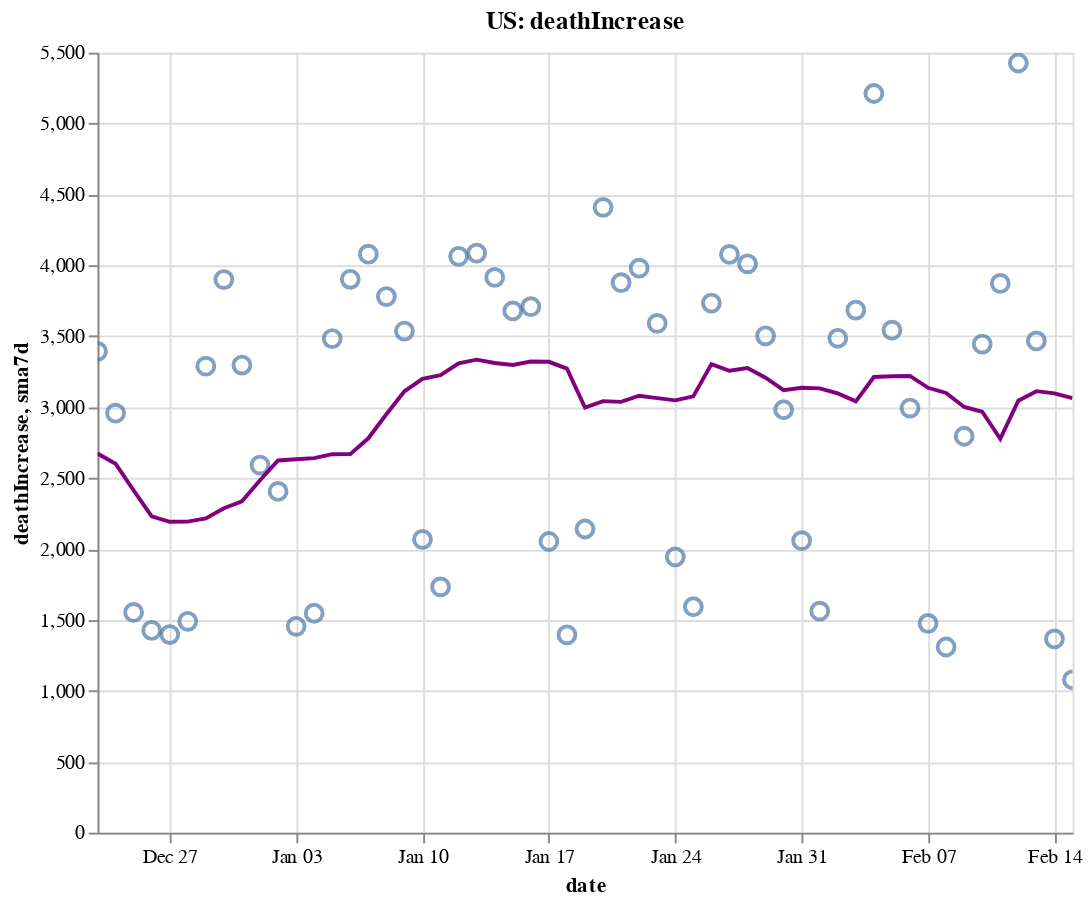

Source (notebook cell):
### Code cell
create_plot(us, 'deathIncrease')

### Figure 1 — Vega-Lite specification as saved in the notebook (floating-point values rounded to 4 significant figures)
{"config": {"view": {"continuousWidth": 400, "continuousHeight": 300}}, "layer": [{"layer": [{"mark": {"type": "point", "size": 75}, "encoding": {"tooltip": [{"type": "temporal", "field": "date"}, {"type": "quantitative", "field": "deathIncrease"}, {"type": "quantitative", "field": "sma7d"}], "x": {"type": "temporal", "field": "date"}, "y": {"type": "quantitative", "field": "deathIncrease"}}, "selection": {"selector006": {"type": "interval", "bind": "scales", "encodings": ["x", "y"]}}}, {"mark": {"type": "line", "color": "purple"}, "encoding": {"x": {"type": "temporal", "field": "date"}, "y": {"type": "quantitative", "field": "sma7d"}}}]}, {"mark": {"type": "rule", "color": "#aaa"}, "encoding": {"x": {"type": "temporal", "field": "date"}}, "transform": [{"filter": {"selection": "selector005"}}]}, {"mark": "circle", "encoding": {"opacity": {"condition": {"value": 1, "selection": "selector005"}, "value": 0}, "tooltip": [{"type": "temporal", "field": "date"}, {"type": "quantitative", "field": "deathIncrease"}, {"type": "quantitative", "field": "sma7d"}], "x": {"type": "temporal", "field": "date"}, "y": {"type": "quantitative", "field": "deathIncrease"}}, "selection": {"selector005": {"type": "single", "encodings": ["x"], "on": "mouseover", "nearest": true, "empty": "none"}}}, {"mark": {"type": "text", "align": "left", "dx": 5, "dy": -5, "stroke": "white", "strokeWidth": 2}, "encoding": {"text": {"type": "quantitative", "field": "deathIncrease"}, "tooltip": [{"type": "temporal", "field": "date"}, {"type": "quantitative", "field": "deathIncrease"}, {"type": "quantitative", "field": "sma7d"}], "x": {"type": "temporal", "field": "date"}, "y": {"type": "quantitative", "field": "deathIncrease"}}, "transform": [{"filter": {"selection": "selector005"}}]}, {"mark": {"type": "text", "align": "left", "dx": 5, "dy": -5}, "encoding": {"text": {"type": "quantitative", "field": "deathIncrease"}, "tooltip": [{"type": "temporal", "field": "date"}, {"type": "quantitative", "field": "deathIncrease"}, {"type": "quantitative", "field": "sma7d"}], "x": {"type": "temporal", "field": "date"}, "y": {"type": "quantitative", "field": "deathIncrease"}}, "transform": [{"filter": {"selection": "selector005"}}]}], "data": {"name": "data-6172cd81d342506bc7fe6cae5307445b"}, "height": 400, "title": "US: deathIncrease", "width": 500, "$schema": "https://vega.github.io/schema/vega-lite/v4.8.1.json", "datasets": {"data-6172cd81d342506bc7fe6cae5307445b": [{"date": "2020-12-23T00:00:00", "totalTestResultsIncrease": 1780000.0, "positiveIncrease": 224500.0, "death": 317500.0, "deathIncrease": 3393.0, "positiveRate": 0.126, "state": "US", "sma7d": 2674.0}, {"date": "2020-12-24T00:00:00", "totalTestResultsIncrease": 1973000.0, "positiveIncrease": 206700.0, "death": 320400.0, "deathIncrease": 2958.0, "positiveRate": 0.105, "state": "US", "sma7d": 2601.0}, {"date": "2020-12-25T00:00:00", "totalTestResultsIncrease": 1416000.0, "positiveIncrease": 126800.0, "death": 322000.0, "deathIncrease": 1553.0, "positiveRate": 0.09, "state": "US", "sma7d": 2414.0}, {"date": "2020-12-26T00:00:00", "totalTestResultsIncrease": 2158000.0, "positiveIncrease": 190600.0, "death": 323400.0, "deathIncrease": 1426.0, "positiveRate": 0.088, "state": "US", "sma7d": 2231.0}, {"date": "2020-12-27T00:00:00", "totalTestResultsIncrease": 1371000.0, "positiveIncrease": 153500.0, "death": 324800.0, "deathIncrease": 1397.0, "positiveRate": 0.112, "state": "US", "sma7d": 2192.0}, {"date": "2020-12-28T00:00:00", "totalTestResultsIncrease": 1493000.0, "positiveIncrease": 164100.0, "death": 326300.0, "deathIncrease": 1490.0, "positiveRate": 0.11, "state": "US", "sma7d": 2193.0}, {"date": "2020-12-29T00:00:00", "totalTestResultsIncrease": 1322000.0, "positiveIncrease": 199700.0, "death": 329600.0, "deathIncrease": 3289.0, "positiveRate": 0.151, "state": "US", "sma7d": 2215.0}, {"date": "2020-12-30T00:00:00", "totalTestResultsIncrease": 1568000.0, "positiveIncrease": 229500.0, "death": 333500.0, "deathIncrease": 3900.0, "positiveRate": 0.146, "state": "US", "sma7d": 2288.0}, {"date": "2020-12-31T00:00:00", "totalTestResultsIncrease": 1786000.0, "positiveIncrease": 226200.0, "death": 336800.0, "deathIncrease": 3297.0, "positiveRate": 0.127, "state": "US", "sma7d": 2336.0}, {"date": "2021-01-01T00:00:00", "totalTestResultsIncrease": 1395000.0, "positiveIncrease": 182900.0, "death": 339400.0, "deathIncrease": 2592.0, "positiveRate": 0.131, "state": "US", "sma7d": 2484.0}, {"date": "2021-01-02T00:00:00", "totalTestResultsIncrease": 2104000.0, "positiveIncrease": 280300.0, "death": 341800.0, "deathIncrease": 2406.0, "positiveRate": 0.133, "state": "US", "sma7d": 2624.0}, {"date": "2021-01-03T00:00:00", "totalTestResultsIncrease": 1430000.0, "positiveIncrease": 208500.0, "death": 343300.0, "deathIncrease": 1455.0, "positiveRate": 0.146, "state": "US", "sma7d": 2633.0}, {"date": "2021-01-04T00:00:00", "totalTestResultsIncrease": 1582000.0, "positiveIncrease": 179600.0, "death": 344800.0, "deathIncrease": 1547.0, "positiveRate": 0.114, "state": "US", "sma7d": 2641.0}, {"date": "2021-01-05T00:00:00", "totalTestResultsIncrease": 1715000.0, "positiveIncrease": 219100.0, "death": 348300.0, "deathIncrease": 3484.0, "positiveRate": 0.128, "state": "US", "sma7d": 2669.0}, {"date": "2021-01-06T00:00:00", "totalTestResultsIncrease": 1638000.0, "positiveIncrease": 250200.0, "death": 352200.0, "deathIncrease": 3902.0, "positiveRate": 0.153, "state": "US", "sma7d": 2669.0}, {"date": "2021-01-07T00:00:00", "totalTestResultsIncrease": 1946000.0, "positiveIncrease": 272000.0, "death": 356300.0, "deathIncrease": 4079.0, "positiveRate": 0.14, "state": "US", "sma7d": 2781.0}, {"date": "2021-01-08T00:00:00", "totalTestResultsIncrease": 2164000.0, "positiveIncrease": 295100.0, "death": 360000.0, "deathIncrease": 3780.0, "positiveRate": 0.136, "state": "US", "sma7d": 2950.0}, {"date": "2021-01-09T00:00:00", "totalTestResultsIncrease": 2112000.0, "positiveIncrease": 269400.0, "death": 363600.0, "deathIncrease": 3537.0, "positiveRate": 0.128, "state": "US", "sma7d": 3112.0}, {"date": "2021-01-10T00:00:00", "totalTestResultsIncrease": 2025000.0, "positiveIncrease": 228700.0, "death": 365700.0, "deathIncrease": 2068.0, "positiveRate": 0.113, "state": "US", "sma7d": 3200.0}, {"date": "2021-01-11T00:00:00", "totalTestResultsIncrease": 1867000.0, "positiveIncrease": 195300.0, "death": 367400.0, "deathIncrease": 1733.0, "positiveRate": 0.105, "state": "US", "sma7d": 3226.0}, {"date": "2021-01-12T00:00:00", "totalTestResultsIncrease": 1959000.0, "positiveIncrease": 218000.0, "death": 371400.0, "deathIncrease": 4064.0, "positiveRate": 0.111, "state": "US", "sma7d": 3309.0}, {"date": "2021-01-13T00:00:00", "totalTestResultsIncrease": 1840000.0, "positiveIncrease": 224500.0, "death": 375500.0, "deathIncrease": 4087.0, "positiveRate": 0.122, "state": "US", "sma7d": 3335.0}, {"date": "2021-01-14T00:00:00", "totalTestResultsIncrease": 2044000.0, "positiveIncrease": 225600.0, "death": 379500.0, "deathIncrease": 3915.0, "positiveRate": 0.11, "state": "US", "sma7d": 3312.0}, {"date": "2021-01-15T00:00:00", "totalTestResultsIncrease": 2322000.0, "positiveIncrease": 246500.0, "death": 383100.0, "deathIncrease": 3679.0, "positiveRate": 0.106, "state": "US", "sma7d": 3298.0}, {"date": "2021-01-16T00:00:00", "totalTestResultsIncrease": 2079000.0, "positiveIncrease": 218100.0, "death": 386800.0, "deathIncrease": 3709.0, "positiveRate": 0.105, "state": "US", "sma7d": 3322.0}, {"date": "2021-01-17T00:00:00", "totalTestResultsIncrease": 1893000.0, "positiveIncrease": 187200.0, "death": 388900.0, "deathIncrease": 2053.0, "positiveRate": 0.099, "state": "US", "sma7d": 3320.0}, {"date": "2021-01-18T00:00:00", "totalTestResultsIncrease": 2116000.0, "positiveIncrease": 150800.0, "death": 390300.0, "deathIncrease": 1395.0, "positiveRate": 0.071, "state": "US", "sma7d": 3272.0}, {"date": "2021-01-19T00:00:00", "totalTestResultsIncrease": 1728000.0, "positiveIncrease": 146600.0, "death": 392400.0, "deathIncrease": 2141.0, "positiveRate": 0.085, "state": "US", "sma7d": 2997.0}, {"date": "2021-01-20T00:00:00", "totalTestResultsIncrease": 1824000.0, "positiveIncrease": 189200.0, "death": 396800.0, "deathIncrease": 4409.0, "positiveRate": 0.104, "state": "US", "sma7d": 3043.0}, {"date": "2021-01-21T00:00:00", "totalTestResultsIncrease": 1935000.0, "positiveIncrease": 186300.0, "death": 400700.0, "deathIncrease": 3878.0, "positiveRate": 0.096, "state": "US", "sma7d": 3038.0}, {"date": "2021-01-22T00:00:00", "totalTestResultsIncrease": 2033000.0, "positiveIncrease": 190900.0, "death": 404700.0, "deathIncrease": 3980.0, "positiveRate": 0.094, "state": "US", "sma7d": 3081.0}, {"date": "2021-01-23T00:00:00", "totalTestResultsIncrease": 1968000.0, "positiveIncrease": 177100.0, "death": 408300.0, "deathIncrease": 3591.0, "positiveRate": 0.09, "state": "US", "sma7d": 3064.0}, {"date": "2021-01-24T00:00:00", "totalTestResultsIncrease": 1764000.0, "positiveIncrease": 144200.0, "death": 410200.0, "deathIncrease": 1944.0, "positiveRate": 0.082, "state": "US", "sma7d": 3048.0}, {"date": "2021-01-25T00:00:00", "totalTestResultsIncrease": 1721000.0, "positiveIncrease": 133500.0, "death": 411800.0, "deathIncrease": 1593.0, "positiveRate": 0.078, "state": "US", "sma7d": 3077.0}, {"date": "2021-01-26T00:00:00", "totalTestResultsIncrease": 1725000.0, "positiveIncrease": 146400.0, "death": 415600.0, "deathIncrease": 3734.0, "positiveRate": 0.085, "state": "US", "sma7d": 3304.0}, {"date": "2021-01-27T00:00:00", "totalTestResultsIncrease": 1654000.0, "positiveIncrease": 154000.0, "death": 419600.0, "deathIncrease": 4077.0, "positiveRate": 0.093, "state": "US", "sma7d": 3257.0}, {"date": "2021-01-28T00:00:00", "totalTestResultsIncrease": 1951000.0, "positiveIncrease": 157300.0, "death": 423600.0, "deathIncrease": 4011.0, "positiveRate": 0.081, "state": "US", "sma7d": 3276.0}, {"date": "2021-01-29T00:00:00", "totalTestResultsIncrease": 1952000.0, "positiveIncrease": 167100.0, "death": 427100.0, "deathIncrease": 3503.0, "positiveRate": 0.086, "state": "US", "sma7d": 3208.0}, {"date": "2021-01-30T00:00:00", "totalTestResultsIncrease": 2158000.0, "positiveIncrease": 148800.0, "death": 430100.0, "deathIncrease": 2982.0, "positiveRate": 0.069, "state": "US", "sma7d": 3121.0}, {"date": "2021-01-31T00:00:00", "totalTestResultsIncrease": 1716000.0, "positiveIncrease": 119400.0, "death": 432200.0, "deathIncrease": 2059.0, "positiveRate": 0.07, "state": "US", "sma7d": 3137.0}, {"date": "2021-02-01T00:00:00", "totalTestResultsIncrease": 1634000.0, "positiveIncrease": 120200.0, "death": 433800.0, "deathIncrease": 1562.0, "positiveRate": 0.074, "state": "US", "sma7d": 3133.0}, {"date": "2021-02-02T00:00:00", "totalTestResultsIncrease": 1403000.0, "positiveIncrease": 117600.0, "death": 437200.0, "deathIncrease": 3486.0, "positiveRate": 0.084, "state": "US", "sma7d": 3097.0}, {"date": "2021-02-03T00:00:00", "totalTestResultsIncrease": 1443000.0, "positiveIncrease": 117000.0, "death": 440900.0, "deathIncrease": 3685.0, "positiveRate": 0.081, "state": "US", "sma7d": 3041.0}, {"date": "2021-02-04T00:00:00", "totalTestResultsIncrease": 1678000.0, "positiveIncrease": 123900.0, "death": 446100.0, "deathIncrease": 5212.0, "positiveRate": 0.074, "state": "US", "sma7d": 3213.0}, {"date": "2021-02-05T00:00:00", "totalTestResultsIncrease": 1879000.0, "positiveIncrease": 131100.0, "death": 449700.0, "deathIncrease": 3543.0, "positiveRate": 0.07, "state": "US", "sma7d": 3218.0}, {"date": "2021-02-06T00:00:00", "totalTestResultsIncrease": 1882000.0, "positiveIncrease": 114600.0, "death": 452700.0, "deathIncrease": 2994.0, "positiveRate": 0.061, "state": "US", "sma7d": 3220.0}, {"date": "2021-02-07T00:00:00", "totalTestResultsIncrease": 1498000.0, "positiveIncrease": 95990.0, "death": 454100.0, "deathIncrease": 1475.0, "positiveRate": 0.064, "state": "US", "sma7d": 3137.0}, {"date": "2021-02-08T00:00:00", "totalTestResultsIncrease": 1434000.0, "positiveIncrease": 77740.0, "death": 455500.0, "deathIncrease": 1309.0, "positiveRate": 0.054, "state": "US", "sma7d": 3101.0}, {"date": "2021-02-09T00:00:00", "totalTestResultsIncrease": 1503000.0, "positiveIncrease": 92990.0, "death": 458200.0, "deathIncrease": 2795.0, "positiveRate": 0.062, "state": "US", "sma7d": 3002.0}, {"date": "2021-02-10T00:00:00", "totalTestResultsIncrease": 1393000.0, "positiveIncrease": 95190.0, "death": 461700.0, "deathIncrease": 3445.0, "positiveRate": 0.068, "state": "US", "sma7d": 2968.0}, {"date": "2021-02-11T00:00:00", "totalTestResultsIncrease": 1873000.0, "positiveIncrease": 102400.0, "death": 465600.0, "deathIncrease": 3873.0, "positiveRate": 0.055, "state": "US", "sma7d": 2776.0}, {"date": "2021-02-12T00:00:00", "totalTestResultsIncrease": 1819000.0, "positiveIncrease": 101000.0, "death": 471000.0, "deathIncrease": 5427.0, "positiveRate": 0.056, "state": "US", "sma7d": 3045.0}, {"date": "2021-02-13T00:00:00", "totalTestResultsIncrease": 1767000.0, "positiveIncrease": 90640.0, "death": 474500.0, "deathIncrease": 3467.0, "positiveRate": 0.051, "state": "US", "sma7d": 3113.0}, {"date": "2021-02-14T00:00:00", "totalTestResultsIncrease": 1434000.0, "positiveIncrease": 72160.0, "death": 475800.0, "deathIncrease": 1366.0, "positiveRate": 0.05, "state": "US", "sma7d": 3097.0}, {"date": "2021-02-15T00:00:00", "totalTestResultsIncrease": 1133000.0, "positiveIncrease": 55080.0, "death": 476600.0, "deathIncrease": 1078.0, "positiveRate": 0.049, "state": "US", "sma7d": 3064.0}]}}
